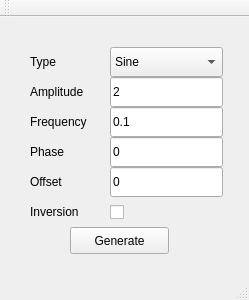
<?xml version="1.0" encoding="UTF-8"?>
<ui version="4.0">
 <class>MainWindow</class>
 <widget class="QMainWindow" name="MainWindow">
  <property name="geometry">
   <rect>
    <x>0</x>
    <y>0</y>
    <width>249</width>
    <height>300</height>
   </rect>
  </property>
  <property name="windowTitle">
   <string>MainWindow</string>
  </property>
  <widget class="QWidget" name="centralWidget">
   <widget class="QLabel" name="labelTyp">
    <property name="geometry">
     <rect>
      <x>30</x>
      <y>30</y>
      <width>80</width>
      <height>30</height>
     </rect>
    </property>
    <property name="text">
     <string>Type</string>
    </property>
   </widget>
   <widget class="QLabel" name="labelAmp">
    <property name="geometry">
     <rect>
      <x>30</x>
      <y>60</y>
      <width>80</width>
      <height>30</height>
     </rect>
    </property>
    <property name="text">
     <string>Amplitude</string>
    </property>
   </widget>
   <widget class="QLabel" name="labelFre">
    <property name="geometry">
     <rect>
      <x>30</x>
      <y>90</y>
      <width>80</width>
      <height>30</height>
     </rect>
    </property>
    <property name="text">
     <string>Frequency</string>
    </property>
   </widget>
   <widget class="QLabel" name="labelPha">
    <property name="geometry">
     <rect>
      <x>30</x>
      <y>120</y>
      <width>80</width>
      <height>30</height>
     </rect>
    </property>
    <property name="text">
     <string>Phase</string>
    </property>
   </widget>
   <widget class="QLabel" name="labelOff">
    <property name="geometry">
     <rect>
      <x>30</x>
      <y>150</y>
      <width>80</width>
      <height>30</height>
     </rect>
    </property>
    <property name="text">
     <string>Offset</string>
    </property>
   </widget>
   <widget class="QLabel" name="labelInv">
    <property name="geometry">
     <rect>
      <x>30</x>
      <y>180</y>
      <width>80</width>
      <height>30</height>
     </rect>
    </property>
    <property name="text">
     <string>Inversion</string>
    </property>
   </widget>
   <widget class="QLineEdit" name="lineEditAmp">
    <property name="geometry">
     <rect>
      <x>110</x>
      <y>60</y>
      <width>113</width>
      <height>30</height>
     </rect>
    </property>
    <property name="text">
     <string>2</string>
    </property>
   </widget>
   <widget class="QLineEdit" name="lineEditFre">
    <property name="geometry">
     <rect>
      <x>110</x>
      <y>90</y>
      <width>113</width>
      <height>30</height>
     </rect>
    </property>
    <property name="text">
     <string>0.1</string>
    </property>
   </widget>
   <widget class="QLineEdit" name="lineEditPha">
    <property name="geometry">
     <rect>
      <x>110</x>
      <y>120</y>
      <width>113</width>
      <height>30</height>
     </rect>
    </property>
    <property name="text">
     <string>0</string>
    </property>
   </widget>
   <widget class="QLineEdit" name="lineEditOff">
    <property name="geometry">
     <rect>
      <x>110</x>
      <y>150</y>
      <width>113</width>
      <height>30</height>
     </rect>
    </property>
    <property name="text">
     <string>0</string>
    </property>
   </widget>
   <widget class="QPushButton" name="buttonGen">
    <property name="geometry">
     <rect>
      <x>70</x>
      <y>210</y>
      <width>99</width>
      <height>27</height>
     </rect>
    </property>
    <property name="text">
     <string>Generate</string>
    </property>
   </widget>
   <widget class="QComboBox" name="comboBoxTyp">
    <property name="geometry">
     <rect>
      <x>110</x>
      <y>30</y>
      <width>113</width>
      <height>30</height>
     </rect>
    </property>
    <item>
     <property name="text">
      <string>Sine</string>
     </property>
    </item>
    <item>
     <property name="text">
      <string>Rectangle</string>
     </property>
    </item>
    <item>
     <property name="text">
      <string>Triangle</string>
     </property>
    </item>
    <item>
     <property name="text">
      <string>Sawtooth</string>
     </property>
    </item>
   </widget>
   <widget class="QCheckBox" name="checkBoxInv">
    <property name="geometry">
     <rect>
      <x>110</x>
      <y>180</y>
      <width>30</width>
      <height>30</height>
     </rect>
    </property>
    <property name="text">
     <string/>
    </property>
   </widget>
  </widget>
  <widget class="QMenuBar" name="menuBar">
   <property name="geometry">
    <rect>
     <x>0</x>
     <y>0</y>
     <width>249</width>
     <height>25</height>
    </rect>
   </property>
  </widget>
  <widget class="QToolBar" name="mainToolBar">
   <attribute name="toolBarArea">
    <enum>TopToolBarArea</enum>
   </attribute>
   <attribute name="toolBarBreak">
    <bool>false</bool>
   </attribute>
  </widget>
  <widget class="QStatusBar" name="statusBar"/>
 </widget>
 <layoutdefault spacing="6" margin="11"/>
 <resources/>
 <connections/>
</ui>
